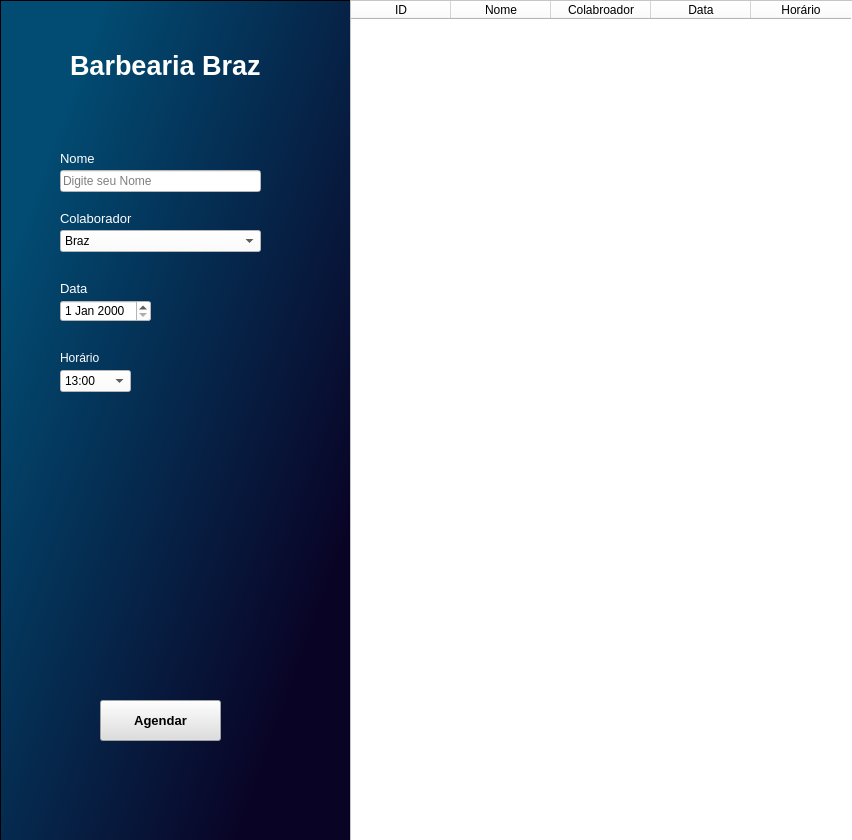
<?xml version="1.0" encoding="UTF-8"?>
<ui version="4.0">
 <class>Form</class>
 <widget class="QWidget" name="Form">
  <property name="geometry">
   <rect>
    <x>0</x>
    <y>0</y>
    <width>852</width>
    <height>840</height>
   </rect>
  </property>
  <property name="windowTitle">
   <string>Form</string>
  </property>
  <property name="styleSheet">
   <string notr="true">
background-color: rgb(255, 255, 255);</string>
  </property>
  <widget class="QFrame" name="formulrio">
   <property name="geometry">
    <rect>
     <x>0</x>
     <y>0</y>
     <width>351</width>
     <height>891</height>
    </rect>
   </property>
   <property name="styleSheet">
    <string notr="true">background-color: qlineargradient(spread:pad, x1:0.08, y1:0.102045, x2:0.926, y2:0.880909, stop:0.0681818 rgba(2, 76, 115, 255), stop:0.875 rgba(9, 4, 38, 255));</string>
   </property>
   <property name="frameShape">
    <enum>QFrame::StyledPanel</enum>
   </property>
   <property name="frameShadow">
    <enum>QFrame::Raised</enum>
   </property>
   <widget class="QLineEdit" name="lineEdit">
    <property name="geometry">
     <rect>
      <x>60</x>
      <y>170</y>
      <width>201</width>
      <height>22</height>
     </rect>
    </property>
    <property name="styleSheet">
     <string notr="true">background-color: rgb(255, 255, 255);</string>
    </property>
    <property name="placeholderText">
     <string>Digite seu Nome</string>
    </property>
   </widget>
   <widget class="QLabel" name="label">
    <property name="geometry">
     <rect>
      <x>60</x>
      <y>150</y>
      <width>41</width>
      <height>16</height>
     </rect>
    </property>
    <property name="font">
     <font>
      <pointsize>10</pointsize>
      <bold>false</bold>
     </font>
    </property>
    <property name="styleSheet">
     <string notr="true">color:white;
background-color: transparent;</string>
    </property>
    <property name="text">
     <string>Nome</string>
    </property>
   </widget>
   <widget class="QLabel" name="label_2">
    <property name="geometry">
     <rect>
      <x>60</x>
      <y>210</y>
      <width>81</width>
      <height>16</height>
     </rect>
    </property>
    <property name="font">
     <font>
      <pointsize>10</pointsize>
      <bold>false</bold>
     </font>
    </property>
    <property name="styleSheet">
     <string notr="true">background-color: transparent;
color:white;</string>
    </property>
    <property name="text">
     <string>Colaborador</string>
    </property>
   </widget>
   <widget class="QLabel" name="label_3">
    <property name="geometry">
     <rect>
      <x>70</x>
      <y>50</y>
      <width>201</width>
      <height>31</height>
     </rect>
    </property>
    <property name="font">
     <font>
      <pointsize>20</pointsize>
      <bold>true</bold>
     </font>
    </property>
    <property name="styleSheet">
     <string notr="true">background-color: transparent;
color: white;</string>
    </property>
    <property name="text">
     <string>Barbearia Braz</string>
    </property>
   </widget>
   <widget class="QPushButton" name="pushButton">
    <property name="geometry">
     <rect>
      <x>100</x>
      <y>700</y>
      <width>121</width>
      <height>41</height>
     </rect>
    </property>
    <property name="font">
     <font>
      <pointsize>10</pointsize>
      <bold>true</bold>
     </font>
    </property>
    <property name="styleSheet">
     <string notr="true">background-color: rgb(222, 222, 222);</string>
    </property>
    <property name="text">
     <string>Agendar</string>
    </property>
   </widget>
   <widget class="QComboBox" name="comboBox">
    <property name="geometry">
     <rect>
      <x>60</x>
      <y>230</y>
      <width>201</width>
      <height>22</height>
     </rect>
    </property>
    <property name="styleSheet">
     <string notr="true">background-color: rgb(255, 255, 255);</string>
    </property>
    <item>
     <property name="text">
      <string>Braz</string>
     </property>
    </item>
    <item>
     <property name="text">
      <string>Lucas</string>
     </property>
    </item>
    <item>
     <property name="text">
      <string>Tio</string>
     </property>
    </item>
    <item>
     <property name="text">
      <string>João</string>
     </property>
    </item>
   </widget>
   <widget class="QLabel" name="label_4">
    <property name="geometry">
     <rect>
      <x>60</x>
      <y>280</y>
      <width>41</width>
      <height>16</height>
     </rect>
    </property>
    <property name="font">
     <font>
      <pointsize>10</pointsize>
     </font>
    </property>
    <property name="styleSheet">
     <string notr="true">background:transparent;
color:white;</string>
    </property>
    <property name="text">
     <string>Data</string>
    </property>
   </widget>
   <widget class="QDateEdit" name="dateEdit">
    <property name="geometry">
     <rect>
      <x>60</x>
      <y>300</y>
      <width>91</width>
      <height>22</height>
     </rect>
    </property>
    <property name="styleSheet">
     <string notr="true">background:white;</string>
    </property>
   </widget>
   <widget class="QComboBox" name="comboBox_2">
    <property name="geometry">
     <rect>
      <x>60</x>
      <y>370</y>
      <width>71</width>
      <height>22</height>
     </rect>
    </property>
    <property name="styleSheet">
     <string notr="true">background:white;</string>
    </property>
    <item>
     <property name="text">
      <string>13:00</string>
     </property>
    </item>
    <item>
     <property name="text">
      <string>13:30</string>
     </property>
    </item>
    <item>
     <property name="text">
      <string>14:00</string>
     </property>
    </item>
    <item>
     <property name="text">
      <string>14:30</string>
     </property>
    </item>
    <item>
     <property name="text">
      <string>15:00</string>
     </property>
    </item>
    <item>
     <property name="text">
      <string>15:30</string>
     </property>
    </item>
    <item>
     <property name="text">
      <string>16:00</string>
     </property>
    </item>
    <item>
     <property name="text">
      <string>16:30</string>
     </property>
    </item>
    <item>
     <property name="text">
      <string>17:00</string>
     </property>
    </item>
    <item>
     <property name="text">
      <string>17:30</string>
     </property>
    </item>
    <item>
     <property name="text">
      <string>18:00</string>
     </property>
    </item>
    <item>
     <property name="text">
      <string>18:30</string>
     </property>
    </item>
    <item>
     <property name="text">
      <string>19:00</string>
     </property>
    </item>
   </widget>
   <widget class="QLabel" name="label_5">
    <property name="geometry">
     <rect>
      <x>60</x>
      <y>350</y>
      <width>49</width>
      <height>16</height>
     </rect>
    </property>
    <property name="styleSheet">
     <string notr="true">color:white;
background:transparent;</string>
    </property>
    <property name="text">
     <string>Horário</string>
    </property>
   </widget>
  </widget>
  <widget class="QTableWidget" name="tableWidget">
   <property name="geometry">
    <rect>
     <x>350</x>
     <y>0</y>
     <width>541</width>
     <height>841</height>
    </rect>
   </property>
   <column>
    <property name="text">
     <string>ID</string>
    </property>
   </column>
   <column>
    <property name="text">
     <string>Nome</string>
    </property>
   </column>
   <column>
    <property name="text">
     <string>Colabroador</string>
    </property>
   </column>
   <column>
    <property name="text">
     <string>Data</string>
    </property>
   </column>
   <column>
    <property name="text">
     <string>Horário</string>
    </property>
   </column>
  </widget>
 </widget>
 <resources/>
 <connections/>
</ui>
